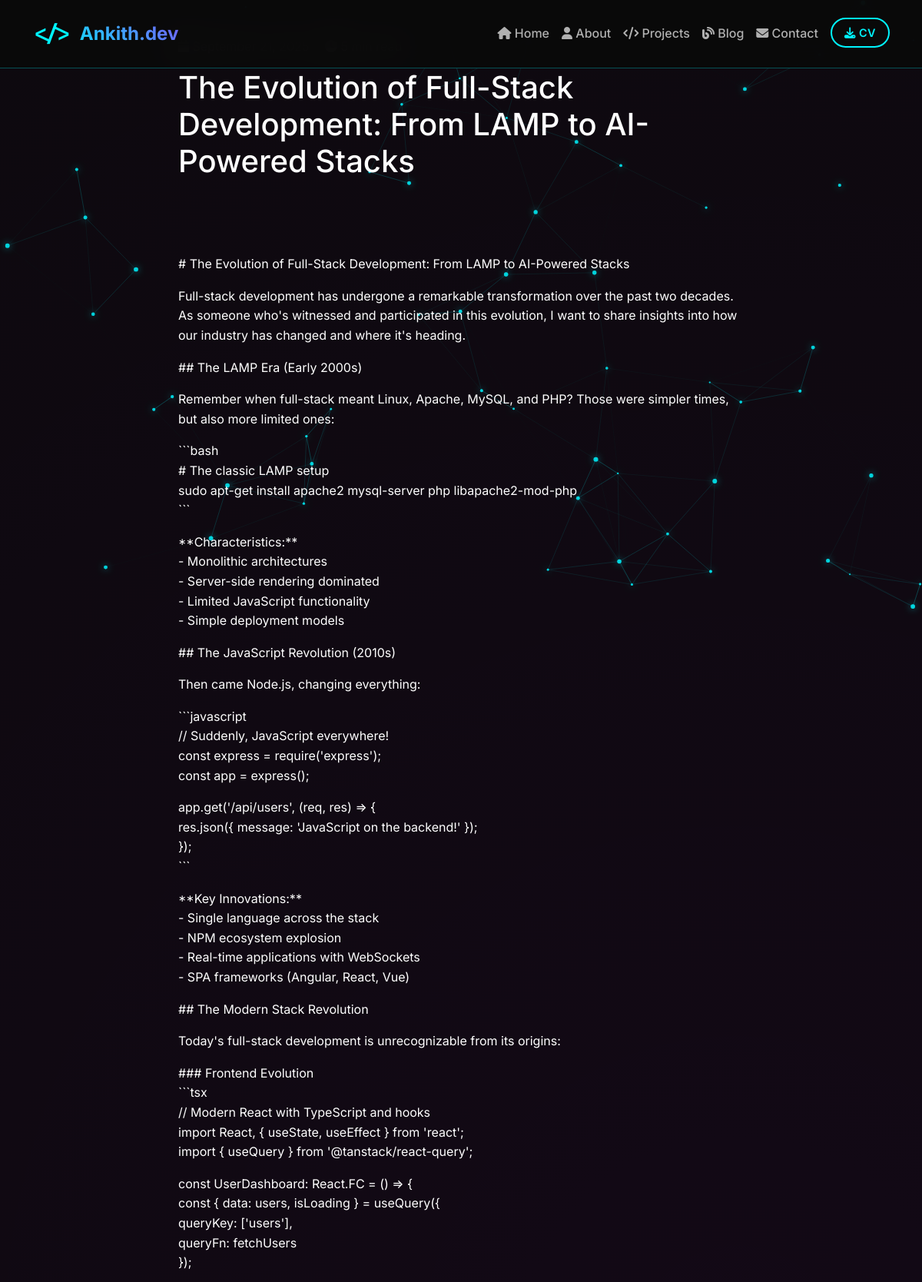
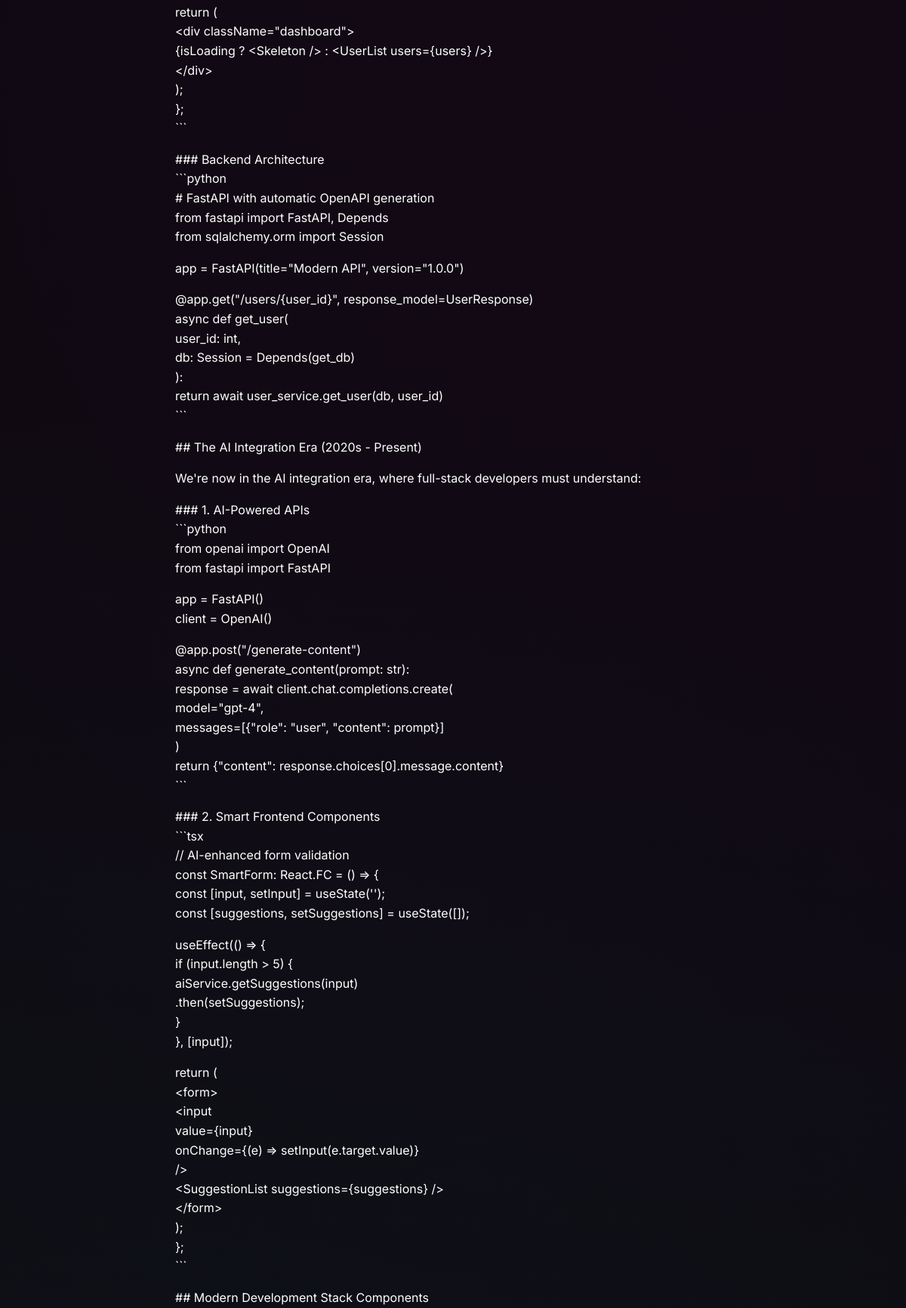
The app's page /blog/the-evolution-of-full-stack-development-from-lamp-to-ai-powered-stacks/ (upper part) with its own data (2 pictures, top to bottom).
### portfolio/models.py (models this page shows, shortened)
class BlogPost(models.Model):
    title = models.CharField(max_length=200)
    slug = models.SlugField(unique=True)
    content = models.TextField()
    excerpt = models.TextField(max_length=500, help_text="Brief excerpt for blog listing")
    featured_image = models.ImageField(upload_to='blog/', blank=True, null=True)
    published = models.BooleanField(default=False)
    created_at = models.DateTimeField(auto_now_add=True)
    updated_at = models.DateTimeField(auto_now=True)
    class Meta:
        ordering = ['-created_at']

### portfolio/views.py (the view)
# urls.py: path('blog/<slug:slug>/', views.blog_post, name='blog_post'),
def blog_post(request, slug):
    try:
        post = BlogPost.objects.get(slug=slug, published=True)
        context = {
            'post': post,
            'page_title': f'{post.title} - Your Name Blog'
        }
        return render(request, 'blog_post.html', context)
    except BlogPost.DoesNotExist:
        messages.error(request, 'The requested blog post was not found.')
        return redirect('blog')

### templates/blog_post.html (shortened to what this page needs)
{% extends 'base.html' %}
{% load static %}
{% block content %}
<section class="blog-post-hero py-5">
    <div class="container">
        <div class="row">
            <div class="col-lg-8 mx-auto">
                <div class="post-meta mb-3" data-aos="fade-up" data-aos-delay="200">
                    <span class="post-date">
                    </span>
                    <span class="post-read-time ms-3">
                    </span>
                </div>
                <h1 class="post-title" data-aos="fade-up" data-aos-delay="300">{{ post.title }}</h1>
            </div>
        </div>
    </div>
</section>
<section class="blog-post-content py-3">
    <div class="container">
        <div class="row">
            <div class="col-lg-8 mx-auto">
                <article class="post-content" data-aos="fade-up">
                    {{ post.content|linebreaks }}
                </article>
            </div>
        </div>
    </div>
</section>
{% endblock %}

### static/css/style.css (style rules this page uses)
:root { --neon-blue: #00f5ff; --neon-purple: #bf00ff; --neon-green: #39ff14; --neon-pink: #ff1493; --neon-orange: #ff6600; --bg-primary: #0a0a0a; --bg-secondary: #1a1a1a; --bg-tertiary: #2a2a2a; --bg-card: rgba(26, 26, 26, 0.8); --bg-glass: rgba(255, 255, 255, 0.05); --text-primary: #ffffff; --text-secondary: #b0b0b0; --text-muted: #666666; --text-accent: var(--neon-blue); --border-primary: rgba(0, 245, 255, 0.3); --border-secondary: rgba(255, 255, 255, 0.1); --shadow-neon: 0 0 20px rgba(0, 245, 255, 0.5); --shadow-glow: 0 0 40px rgba(0, 245, 255, 0.3); --shadow-card: 0 8px 32px rgba(0, 0, 0, 0.5); --font-primary: 'Inter', -apple-system, BlinkMacSystemFont, sans-serif; --font-mono: 'JetBrains Mono', 'Courier New', monospace; --transition-fast: 0.2s ease; --transition-normal: 0.3s ease; --transition-slow: 0.5s ease; }
* { box-sizing: border-box; }
html { scroll-behavior: smooth; }
body { font-family: var(--font-primary); background: var(--bg-primary); color: var(--text-primary); line-height: 1.6; overflow-x: hidden; position: relative; }
body::before { content: ''; position: fixed; top: 0; left: 0; width: 100%; height: 100%; background: radial-gradient(circle at 20% 50%, rgba(0, 245, 255, 0.05) 0%, transparent 50%), radial-gradient(circle at 80% 20%, rgba(191, 0, 255, 0.05) 0%, transparent 50%), radial-gradient(circle at 40% 80%, rgba(57, 255, 20, 0.05) 0%, transparent 50%); pointer-events: none; z-index: -1; }
.mb-3 { margin-bottom: 1rem; }
.py-5 { padding: 2rem 0; }

### records on screen
BlogPost: title "The Evolution of Full-Stack Development: From LAMP to AI-Powered Stacks", content "# The Evolution of Full-Stack Development: From LAMP to AI-Powered Stacks Full-stack development has undergone a remarkable transformation over the past two decades. As someone who's witnessed and participated in this evolution, I want to share insights into how our industry has changed and where it's heading. ## The LAMP Era (Early 2000s) Remember when full-stack meant Linux, Apache, MySQL, and PHP? Those were simpler times, but also more limited ones: ```bash # The classic LAMP setup sudo apt-get install apache2 mysql-server php libapache2-mod-php ``` **Characteristics:** - Monolithic architectures - Server-side rendering dominated - Limited JavaScript functionality - Simple deployment…"
